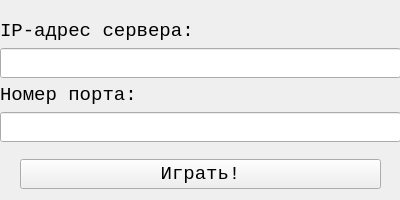
<?xml version="1.0" encoding="UTF-8"?>
<ui version="4.0">
 <class>ClientWindow</class>
 <widget class="QWidget" name="ClientWindow">
  <property name="geometry">
   <rect>
    <x>0</x>
    <y>0</y>
    <width>400</width>
    <height>200</height>
   </rect>
  </property>
  <property name="font">
   <font>
    <family>Consolas</family>
    <pointsize>14</pointsize>
   </font>
  </property>
  <property name="windowTitle">
   <string>Form</string>
  </property>
  <widget class="QWidget" name="verticalLayoutWidget">
   <property name="geometry">
    <rect>
     <x>0</x>
     <y>0</y>
     <width>401</width>
     <height>201</height>
    </rect>
   </property>
   <layout class="QVBoxLayout" name="verticalLayout">
    <item>
     <spacer name="horizontalSpacer_2">
      <property name="orientation">
       <enum>Qt::Horizontal</enum>
      </property>
      <property name="sizeHint" stdset="0">
       <size>
        <width>40</width>
        <height>20</height>
       </size>
      </property>
     </spacer>
    </item>
    <item>
     <widget class="QLabel" name="label">
      <property name="text">
       <string>IP-адрес сервера:</string>
      </property>
     </widget>
    </item>
    <item>
     <widget class="QLineEdit" name="lineEdit"/>
    </item>
    <item>
     <widget class="QLabel" name="label_2">
      <property name="text">
       <string>Номер порта:</string>
      </property>
     </widget>
    </item>
    <item>
     <widget class="QLineEdit" name="lineEdit_2"/>
    </item>
    <item>
     <layout class="QHBoxLayout" name="horizontalLayout">
      <item>
       <spacer name="verticalSpacer">
        <property name="orientation">
         <enum>Qt::Vertical</enum>
        </property>
        <property name="sizeHint" stdset="0">
         <size>
          <width>20</width>
          <height>40</height>
         </size>
        </property>
       </spacer>
      </item>
      <item>
       <widget class="QPushButton" name="pushButton">
        <property name="text">
         <string>Играть!</string>
        </property>
       </widget>
      </item>
      <item>
       <spacer name="verticalSpacer_2">
        <property name="orientation">
         <enum>Qt::Vertical</enum>
        </property>
        <property name="sizeHint" stdset="0">
         <size>
          <width>20</width>
          <height>40</height>
         </size>
        </property>
       </spacer>
      </item>
     </layout>
    </item>
   </layout>
  </widget>
 </widget>
 <resources/>
 <connections/>
</ui>
